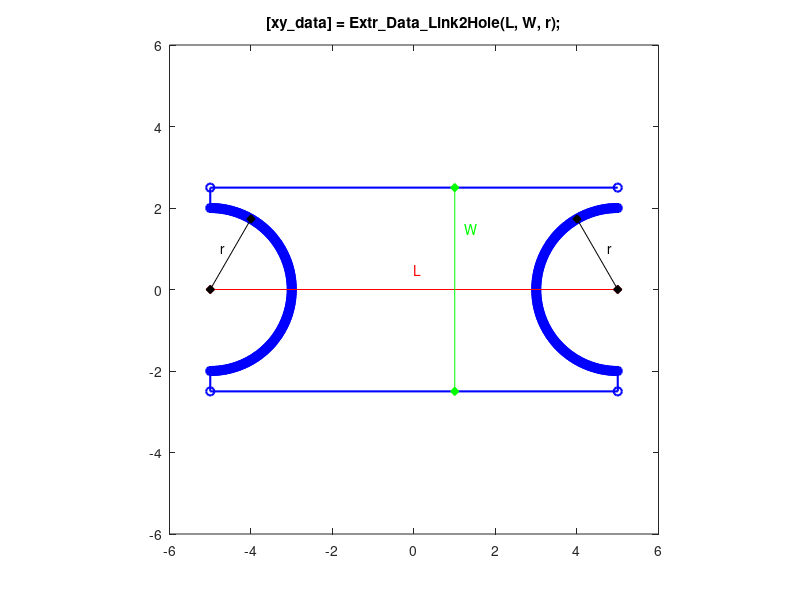

Source code (MATLAB):
function [xy_data] = Extr_Data_Link2Hole(L, W, r)
%Extr_Data_Link2Hole Produce extrusion data for a link with half a hole at each end.
%   [xy_data] = Extr_Data_Link2Hole(L, W, r)
%   This function returns x-y data for a link with half a hole at each end.
%   You can specify:
%       Length      L
%       Width       W
%       Hole radius r
%
%   To see a plot showing parameter values, enter the name
%   of the function with no arguments
%   >> Extr_Data_Link2Hole

% Copyright 2012-2017 The MathWorks, Inc.

% DEFAULT DATA TO SHOW DIAGRAM
if (nargin == 0)
    L = 10;
    W = 5;
    r = 2;
end

top_xsec = [L/2 W/2; -L/2 W/2];
theta = (90:-1:-90)*pi/180;
left_semi_hole_xsec = [-L/2+r*cos(theta') r*sin(theta')];
bottom_xsec = [-L/2 -W/2; L/2 -W/2];
theta = (270:-1:90)*pi/180;
right_semi_hole_xsec = [L/2+r*cos(theta') r*sin(theta')];
xy_data = [ top_xsec; left_semi_hole_xsec; ...
                   bottom_xsec; right_semi_hole_xsec];
               
% PLOT DIAGRAM TO SHOW PARAMETERS AND EXTRUSION
if (nargin == 0)
    % PLOT EXTRUSION
    plot(xy_data(:,1),xy_data(:,2),'b-o','LineWidth',1.5);
    axis('square');
    axis([-6 6 -6 6]);
    
    % SHOW PARAMETERS
    hold on
    
    plot([-L/2 L/2],[0 0],'r-d','MarkerFaceColor','r');
    text(0,0.5,'{\color{red}L}');
    plot([1 1],[-W/2 W/2],'g-d','MarkerFaceColor','g');
    text(1.25,1.5,'{\color{green}W}');
    plot([-L/2 -L/2+r*sin(30*pi/180)],[0 r*cos(30*pi/180)],'k-d','MarkerFaceColor','k');
    text(-4.75,1,'r');
    plot([L/2 L/2-r*sin(30*pi/180)],[0 r*cos(30*pi/180)],'k-d','MarkerFaceColor','k');
    text(4.75,1,'r');

    title(['[xy\_data] = Extr\_Data\_Link2Hole(L, W, r);']);

    hold off
    clear xy_data
end